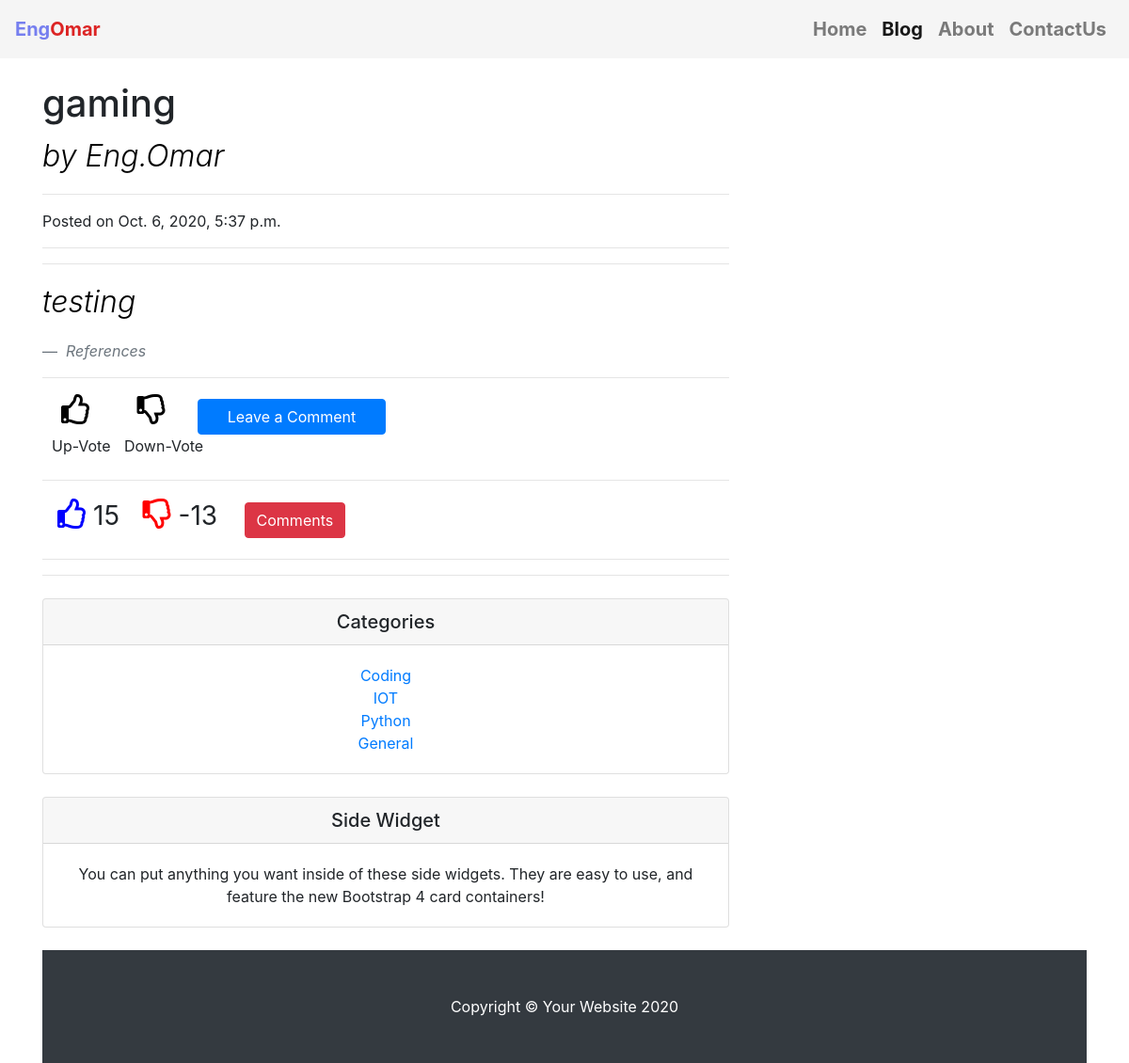
/blog/post/3/, run on the app's committed database.
### blog/models.py (models this page shows, shortened)
class Post(models.Model):
            post_heading = models.CharField(max_length=200)
            post_text = models.TextField()
            published_date = models.DateTimeField(auto_now=True)
            id = models.AutoField(primary_key=True)
            image = models.ImageField(upload_to='images/',blank=True)
            category = models.ManyToManyField(Categoreies,blank=True)

class React(models.Model):
        post_id = models.IntegerField()
        no_of_likes = models.IntegerField(default=0)
        no_of_dislikes = models.IntegerField(default=0)

class Categoreies(models.Model):
    category_name = models.CharField(max_length=200)
    def __str__(self):
        return self.category_name

### blog/views.py (the view)
# urls.py: path("blog/post/<int:id>/",views.detail, name="detail"),
def detail(request,id):
    post = all_posts.filter(id = id).all()
    try:
        reacts = (React.objects.filter(post_id = id).values())
    except ObjectDoesNotExist:
        reacts = 'Be the First To Like This'
    context = {'post_detail' : post,
            'comments' : Userscomment.objects.filter(post_id = id).order_by('-published_date').all(),
            'post_title': list(post.values())[0]["post_heading"],
            'reacts': reacts,}
    return render(request, 'blog/post-detail.html', context)

### blog/templates/blog/post-detail.html (shortened to what this page needs)
{% extends 'mysite/base.html' %}
{%load static%}
{% block body %}
  {% for post in post_detail%}
  <link rel="stylesheet" href="{% static 'mysite/css/bootstrap.css' %}">
  <link rel="stylesheet" href="https://use.fontawesome.com/releases/v5.7.0/css/all.css">
  <link rel="stylesheet" href="https://cdnjs.cloudflare.com/ajax/libs/font-awesome/4.7.0/css/font-awesome.min.css">
  <link rel="stylesheet" href="{% static 'blog/css/blog-post.css' %}">
<div class="container">
    <div class="row">
      <div class="col-lg-8">
        <h1 class="mt-4" id="{{post.id}}">{{post.post_heading}}</h1>
        <p class="lead">
          by
          <a>Eng.Omar</a>
        </p>
        <hr>
        <p>Posted on {{post.published_date}}</p>
        <hr>
        <hr>
        <p class="lead">{{post.post_text}}</p>
        <blockquote class="blockquote">
          <footer class="blockquote-footer">
            <cite title="Source Title">References</cite>
          </footer>
        </blockquote>
        <hr>
        <form>
          <div class="vote">
            <div class="like">
              <button  class="far fa-thumbs-up fa-2x" type="button" id="upvote" ></button>
              <button  class="far fa-thumbs-down fa-2x" type="button" id="downvote" ></button>
              <button type="button" class="btn btn-primary ml-4"  id="comment-btn">Leave a Comment</button>
            </div>
              <label for="upvote">Up-Vote</label>
              <label for="downvote">Down-Vote</label>
          </div>
          <hr>
          <div class="ml-3 mb-1">
              {% for react in reacts%}
                <p  class="far fa-thumbs-up fa-2x" style="color:blue"></p><span id="likes" class="pl-2" style="font-size:28">{{react.no_of_likes}}</span>
                <p class="far fa-thumbs-down fa-2x" style="color:red"></p><span id="dislikes" class="pl-2" style="font-size:28">{{react.no_of_dislikes}}</span>
              {% endfor %}
              <button type="button" class="btn btn-danger ml-4" id="comments">Comments</button>
          </div>
          <hr>
        </form>
          <hr>
      <div class="">
        <div class="card my-4">
          <h5 class="card-header text-center">Categories</h5>
          <div class="card-body">
            <div class="row">
              <div class="col-lg-12">
                <ul class="list-unstyled mb-0 text-center">
                {% for category in post.category.all%}
                {%if category%}
                  <li>
                    <a href="{%url 'categorize' category%}">{{category}}</a>
                  </li>
                {%endif%}
                {%endfor%}
                </ul>
              </div>
            </div>
          </div>
        </div>
        <div class="card my-4 text-center">
          <h5 class="card-header">Side Widget</h5>
          <div class="card-body">
            You can put anything you want inside of these side widgets. They are easy to use, and feature the new Bootstrap 4 card containers!
          </div>
        </div>
      </div>
    </div>
  </div>
  <footer class="py-5 bg-dark">
    <div class="container">
      <p class="m-0 text-center text-white">Copyright &copy; Your Website 2020</p>
    </div>
  </footer>
{%endfor%}
{%endblock%}

### blog/static/blog/css/blog-post.css (style rules this page uses)
.col-lg-8 .lead { color: black; font-size: 32px; font-style: italic; }
.vote label { padding-left: 10px;cursor: pointer; }
#upvote, #downvote { background: white;border: none;padding-left: 20px; z-index: 99999 }
.fa-thumbs-down:before { padding-left: 20px }
.btn-primary { width:200px; }

### data on the page
Post: post_heading "gaming", published_date "Oct. 6, 2020, 5:37 p.m.", post_text "testing"
React: no_of_likes "15", no_of_dislikes "-13"
Categoreies: category_name "Coding"
Categoreies: category_name "IOT"
Categoreies: category_name "Python"
Categoreies: category_name "General"
